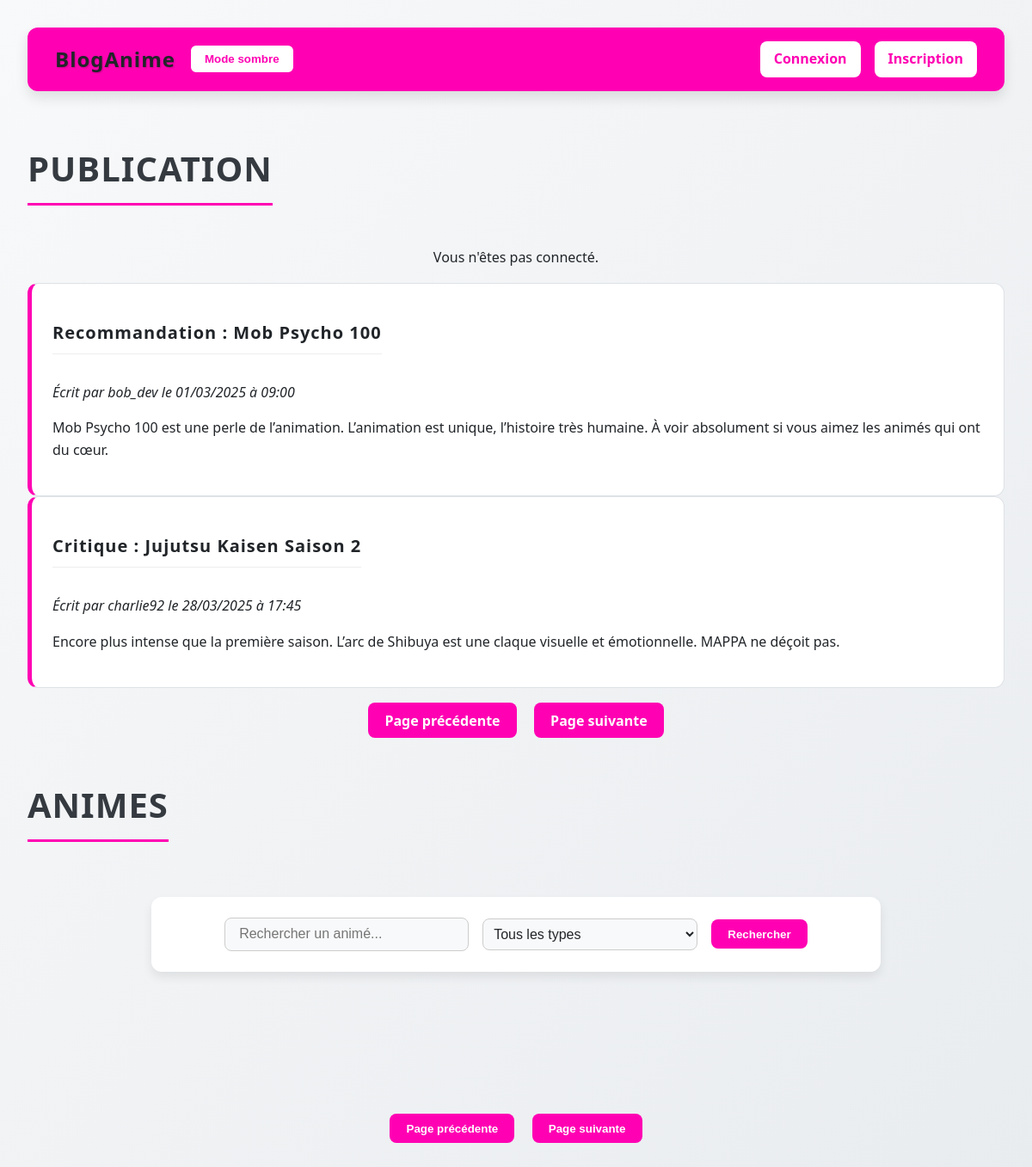
Screenshot of /?page=2 with the database file from the repository.
### tables this page shows
CREATE TABLE IF NOT EXISTS `post` (
  `id` int NOT NULL AUTO_INCREMENT,
  `title` varchar(255) NOT NULL,
  `content` text NOT NULL,
  `authorId` int NOT NULL,
  `createdAt` datetime DEFAULT CURRENT_TIMESTAMP,
  PRIMARY KEY (`id`),
  KEY `authorId` (`authorId`)
);

CREATE TABLE IF NOT EXISTS `user` (
  `id` int NOT NULL AUTO_INCREMENT,
  `userName` varchar(60) NOT NULL,
  `email` varchar(150) NOT NULL,
  `password` varchar(255) NOT NULL,
  `is_admin` tinyint(1) DEFAULT '0',
  PRIMARY KEY (`id`)
);

### PostController.php (called while the page is built, shortened)
<?php
require_once 'Post.php';
class PostController
{
    private PDO $db;
    public function __construct()
    {
        $host = "localhost";
        $dbName = "anime";
        $port = 3306;
        $userName = "root";
        $password = "";
    }
    public function setDb(PDO $db): self
    {
        $this->db = $db;
        return $this;
    }
    public function getPostsByPage(int $offset, int $limit): array
    {
        $stmt = $this->db->prepare("SELECT * FROM post LIMIT :limit OFFSET :offset");
        $stmt->bindParam(':limit', $limit, PDO::PARAM_INT);
        $stmt->bindParam(':offset', $offset, PDO::PARAM_INT);
        $stmt->execute();
        $datas = $stmt->fetchAll(PDO::FETCH_ASSOC);
        $posts = [];
        foreach ($datas as $data) {
            $posts[] = new Post($data);
        }
        return $posts;
    }
}

### Post.php (called while the page is built, shortened)
<?php
class Post
{
    private string $title;
    private string $content;
    private int $authorId;
    private string $createdAt;
    public function __construct(array $data)
    {
        $this->title = $data['title'];
        $this->content = $data['content'];
        $this->authorId = $data['authorId'];
    }
    public function hydrate(array $data): void
    {
        foreach ($data as $key => $value) {
            $method = "set" . ucfirst($key);
        }
    }
    public function getCreatedAt()
    {
        return $this->createdAt;
    }
    public function setCreatedAt($createdAt)
    {
        $this->createdAt = $createdAt;
        return $this;
    }
    public function getAuthorId()
    {
        return $this->authorId;
    }
    public function setAuthorId($authorId)
    {
        $this->authorId = $authorId;
        return $this;
    }
    public function getContent()
    {
        return $this->content;
    }
    public function setContent($content)
    {
        $this->content = $content;
        return $this;
    }
    public function getTitle()
    {
        return $this->title;
    }
    public function setTitle($title)
    {
        $this->title = $title;
        return $this;
    }
    public function setId($id)
    {
        return $this;
    }
}

### UserController.php (called while the page is built, shortened)
<?php
class UserController
{
    private PDO $db;
    public function __construct()
    {
        $host = "localhost";
        $dbName = "anime";
        $port = 3306;
        $userName = "root";
        $password = "";
    }
    public function setDb($db)
    {
        $this->db = $db;
        return $this;
    }
    public function getUserById(int $id): ?User
    {
        $stmt = $this->db->prepare("SELECT * FROM user WHERE id = :id");
        $stmt->bindParam(':id', $id, PDO::PARAM_INT);
        $stmt->execute();
        $data = $stmt->fetch(PDO::FETCH_ASSOC);
        return $data ? new User($data) : null;
    }
}

### User.php (called while the page is built, shortened)
<?php
class User
{
    private string $username;
    public function hydrate(array $data): void
    {
        foreach ($data as $key => $value) {
            $method = 'set' . ucfirst($key);
        }
    }
    public function getUsername(): string
    {
        return $this->username;
    }
    public function setId(int $id): self
    {
        return $this;
    }
    public function setUsername(string $username): self
    {
        $this->username = $username;
        return $this;
    }
    public function setEmail(string $email): self
    {
        return $this;
    }
    public function setPassword(string $password): self
    {
        return $this;
    }
}

### articles.php (the view)
<?php
$page = isset($_GET['page']) ? (int)$_GET['page'] : 1;
$limit = 2;
$offset = ($page - 1) * $limit;
$posts = $postController->getPostsByPage($offset, $limit);
?>
<?php foreach ($posts as $post): ?>
    <div class="post">
        <h2><?= htmlspecialchars($post->getTitle()) ?></h2>
        <p>
            <em>
                Écrit par
                <?php
                $user = $userController->getUserById($post->getAuthorId());
                if ($user) {
                    echo htmlspecialchars($user->getUsername());
                } else {
                    echo "Auteur inconnu";
                }
                ?>
                le <?= date('d/m/Y à H:i', strtotime($post->getCreatedAt())) ?>
            </em>
        </p>
        <p><?= nl2br(htmlspecialchars($post->getContent())) ?></p>
    </div>
<?php endforeach; ?>

### style.css (style rules this page uses)
:root { --bg-color: linear-gradient(to bottom right, #f8f9fa, #e9ecef); --text-color: #212529; --heading-color: #343a40; --box-bg: #ffffff; --input-bg: #f8f9fa; --border-color: #ccc; --highlight: #ff01b3; --post-border: #dee2e6; --navbar-bg: linear-gradient(to right, #ff01b3, #ff01b3); --nav-text: #212529; --nav-bg: white; --form-title: #333; --textarea-border-focus: #ff01b3; --form-button: #ff01b3; --form-button-hover: #ff009a; }
body { font-family: 'Segoe UI', Roboto, Helvetica, Arial, sans-serif; background: var(--bg-color); margin: 0; padding: 2rem; color: var(--text-color); line-height: 1.6; }
h1, h2 { text-align: center; color: var(--heading-color); margin-bottom: 2rem; letter-spacing: 1px; border-bottom: 3px solid var(--highlight); display: inline-block; padding-bottom: 0.5rem; }
h2 { font-size: 2rem; }
.post { background-color: var(--box-bg); border: 1px solid var(--post-border); border-left: 5px solid var(--highlight); border-radius: 12px; padding: 1.5rem; transition: transform 0.2s ease, box-shadow 0.2s ease; }
.post h2 { font-size: 1.25rem; margin-bottom: 1rem; color: var(--text-color); border-bottom: 1px solid #eee; padding-bottom: 0.5rem; }
.post p { font-size: 1rem; color: var(--text-color); }

### rows the page displays
post: title "Recommandation : Mob Psycho 100", authorId.userName "bob_dev", createdAt "01/03/2025 à 09:00", content "Mob Psycho 100 est une perle de l’animation. L’animation est unique, l’histoire très humaine. À voir absolument si vous aimez les animés qui ont du cœur."
post: title "Critique : Jujutsu Kaisen Saison 2", authorId.userName "charlie92", createdAt "28/03/2025 à 17:45", content "Encore plus intense que la première saison. L’arc de Shibuya est une claque visuelle et émotionnelle. MAPPA ne déçoit pas."
